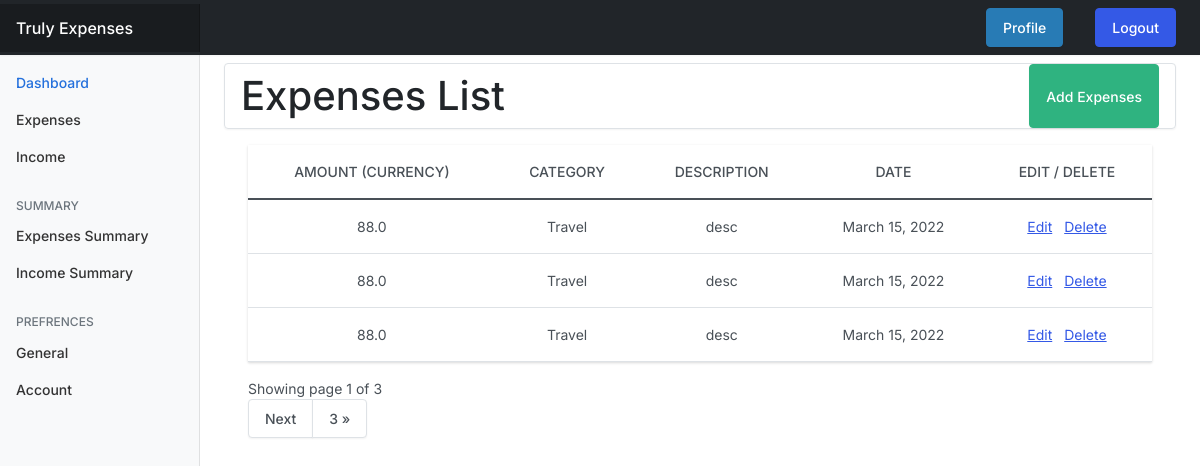
The app's page / (signed in), older data.
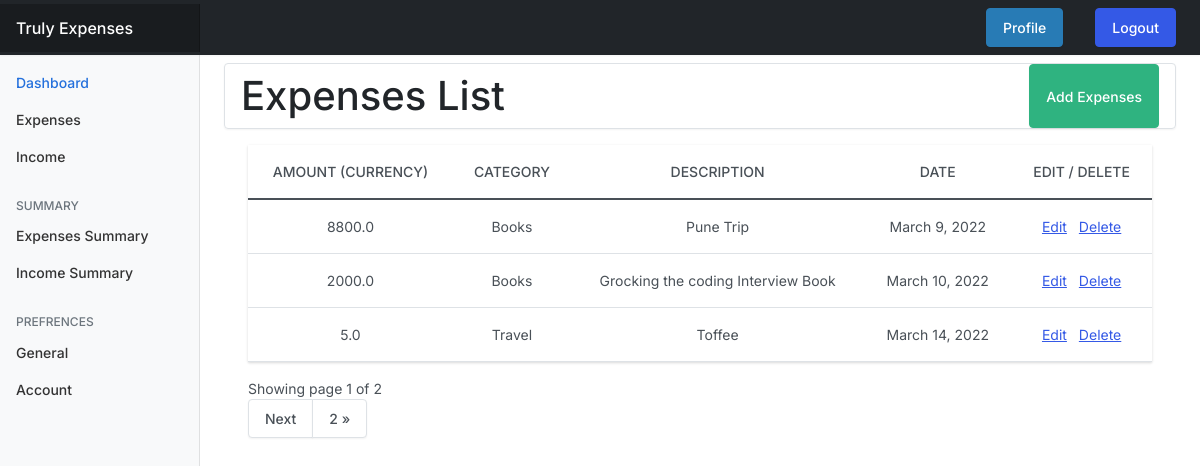
The same page, newer data.
### expenses/models.py (models this page shows, shortened)
class Expense(models.Model):
    amount = models.FloatField()
    date = models.DateField(default=now)
    description = models.TextField()
    owner = models.ForeignKey(to=User, on_delete = models.CASCADE)
    category = models.CharField(max_length=266)
    class Meta:
        ordering: ['-date']

### expenses/views.py (the view)
# urls.py: path("", views.index, name="expenses"),
@login_required(login_url="/authentication/login/")
def index(request):
    categories = Category.objects.all()
    expenses = Expense.objects.filter(owner=request.user)
    paginator = Paginator(expenses, 3)
    page_number = request.GET.get('page')
    page_obj = Paginator.get_page(paginator, page_number)
    currency = UserPrefrences.objects.get(user = request.user).currency_name()
    context = {
        "expenses":expenses,
        "page_obj":page_obj,
        "currency":currency,
    }
    return render(request, "expenses/index.html", context)

### userprefrences/models.py (called while the page is built)
    def currency_name(self):
        return str(self.currency)

### templates/expenses/index.html (shortened to what this page needs)
{% extends 'base.html' %}
{% block content %}
<nav aria-label="breadcrumb d-flex flex-column" >
    <span class="breadcrumb mt-2 d-flex justify-content-between mt-2">
        <h1 class="mt-2 mb-2">Expenses List</h1>
        <a href="{% url 'add-expenses' %}" class="btn btn-success d-flex align-items-center">Add Expenses</a>
    </span>
</nav>
<div class="container-lg ">
    {% if expenses.count %}
    <table class="table table-stripped table-hover text-center">
        <thead>
            <tr>
                <th>Amount (CURRENCY)</th>
                <th>Category</th>
                <th>Description</th>
                <th>Date</th>
                <th>Edit / Delete</th>
            </tr>
        </thead>
        <tbody>
            {% for expense in page_obj %}
            <tr>
                <td>{{expense.amount}}</td>
                <td>{{expense.category}}</td>
                <td>{{expense.description}}</td>
                <td>{{expense.date}}</td>
                <td>
                    <a class="px-1" href="{% url 'edit-expenses' expense.id %}">Edit</a>
                    <a class="px-1" href="{% url 'delete-expenses' expense.id %}">Delete</a>
                </td>
            </tr>
            {% endfor %}
        </tbody>
    </table>
    <div class="pagination-container">
        <div class="">
          Showing page {{page_obj.number}} of {{ page_obj.paginator.num_pages }}
        </div>
        <ul class="pagination align-right float-right mr-auto">
          {% if page_obj.has_next %}
          <li class="page-item"> <a class="page-link" href="?page={{ page_obj.next_page_number }}">Next</a></li>
          <li class="page-item"> <a class="page-link" href="?page={{ page_obj.paginator.num_pages }}">{{ page_obj.paginator.num_pages}} &raquo;</a></li>
          {% endif %}
          </ul>
      </div>
    {% endif %}
</div>
{% endblock content %}

### templates/base.html (shortened to what this page needs)
{% load static %}
<!doctype html>
<html lang="en">
  <head>
<link href="{% static 'css/bootstrap.min.css' %}" rel="stylesheet">
<link href="{% static 'css/main.css' %}" rel="stylesheet">
<link href="{% static 'css/dashboard.css' %}" rel="stylesheet">
  </head>
  <body>
<header class="navbar navbar-dark sticky-top bg-dark flex-md-nowrap p-0 shadow">
  <a class="navbar-brand col-md-3 col-lg-2 me-0 px-3" href="{% url 'expenses' %}">Truly Expenses</a>
  <div class="navbar-nav">
    <div class="nav-item text-nowrap d-flex">
      <div class="nav-link px-3">
        <a href="" class="nav-link px-3 btn btn-info">Profile</a>
      </div>
      <form action="{% url 'logout' %}" method="post" class="nav-link px-3">
        <input class="nav-link px-3 btn btn-primary" type="Submit" value="Logout">
      </form>
    </div>
  </div>
</header>
<div class="container-fluid">
  <div class="row">
    {% include 'partials/sidebar.html' %}
    <main class="col-md-9 ms-sm-auto col-lg-10 px-md-4">
      {% block content %}
      {% endblock content %}
    </main>
  </div>
</div>
  </body>
</html>

### templates/partials/sidebar.html (shortened to what this page needs)
{% load static %}
<nav id="sidebarMenu" class="col-md-3 col-lg-2 d-md-block bg-light sidebar collapse">
    <div class="position-sticky pt-3">
      <ul class="nav flex-column">
        <li class="nav-item">
          <a class="nav-link active" aria-current="page" href="#">
            Dashboard
          </a>
        </li>
        <li class="nav-item">
          <a class="nav-link" href="{% url 'expenses' %}">
            Expenses
          </a>
        </li>
        <li class="nav-item">
          <a class="nav-link" href="#">
            Income
          </a>
        </li>
      </ul>
      <h6 class="sidebar-heading d-flex justify-content-between align-items-center px-3 mt-4 mb-1 text-muted">
        <span>Summary</span>
      </h6>
      <ul class="nav flex-column mb-2">
        <li class="nav-item">
          <a class="nav-link" href="#">
            Expenses Summary
          </a>
        </li>
        <li class="nav-item">
          <a class="nav-link" href="#">
            Income Summary
          </a>
        </li>
      <h6 class="sidebar-heading d-flex justify-content-between align-items-center px-3 mt-4 mb-1 text-muted">
        <span>Prefrences</span>
      </h6>
      <ul class="nav flex-column mb-2">
        <li class="nav-item">
          <a class="nav-link" href="{% url 'prefrences' %}">
            General
          </a>
        </li>
        <li class="nav-item">
          <a class="nav-link" href="#">
            Account
          </a>
        </li>
      </ul>
    </div>
  </nav>

### expense_tracker/static/css/dashboard.css (style rules this page uses)
body { font-size: .875rem; }
.sidebar { position: fixed; top: 0; bottom: 0; left: 0; z-index: 100; padding: 48px 0 0; box-shadow: inset -1px 0 0 rgba(0, 0, 0, .1); }
.sidebar .nav-link { font-weight: 500; color: #333; }
.sidebar .nav-link.active { color: #2470dc; }
.sidebar-heading { font-size: .75rem; text-transform: uppercase; }
.navbar-brand { padding-top: .75rem; padding-bottom: .75rem; font-size: 1rem; background-color: rgba(0, 0, 0, .25); box-shadow: inset -1px 0 0 rgba(0, 0, 0, .25); }

Row changes from the older to the newer data that the page shows:
removed Expense: amount "88.0", category "Travel", description "desc", date "March 15, 2022"
removed Expense: amount "88.0", category "Travel", description "desc", date "March 15, 2022"
removed Expense: amount "88.0", category "Travel", description "desc", date "March 15, 2022"
added Expense: amount "8800.0", category "Books", description "Pune Trip", date "March 9, 2022"
added Expense: amount "2000.0", category "Books", description "Grocking the coding Interview Book", date "March 10, 2022"
added Expense: amount "5.0", category "Travel", description "Toffee", date "March 14, 2022"
Text that changed along with them:
{{ page_obj.paginator.num_pages }}: "3" → "2"
